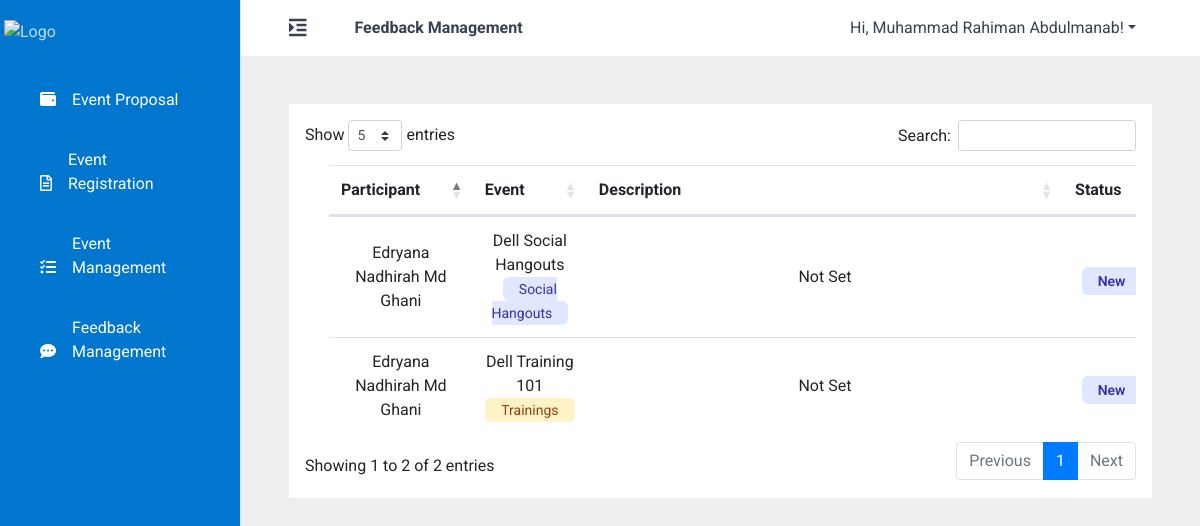
/app/pm/feedback_management (signed in), run on an earlier commit of the app's database.
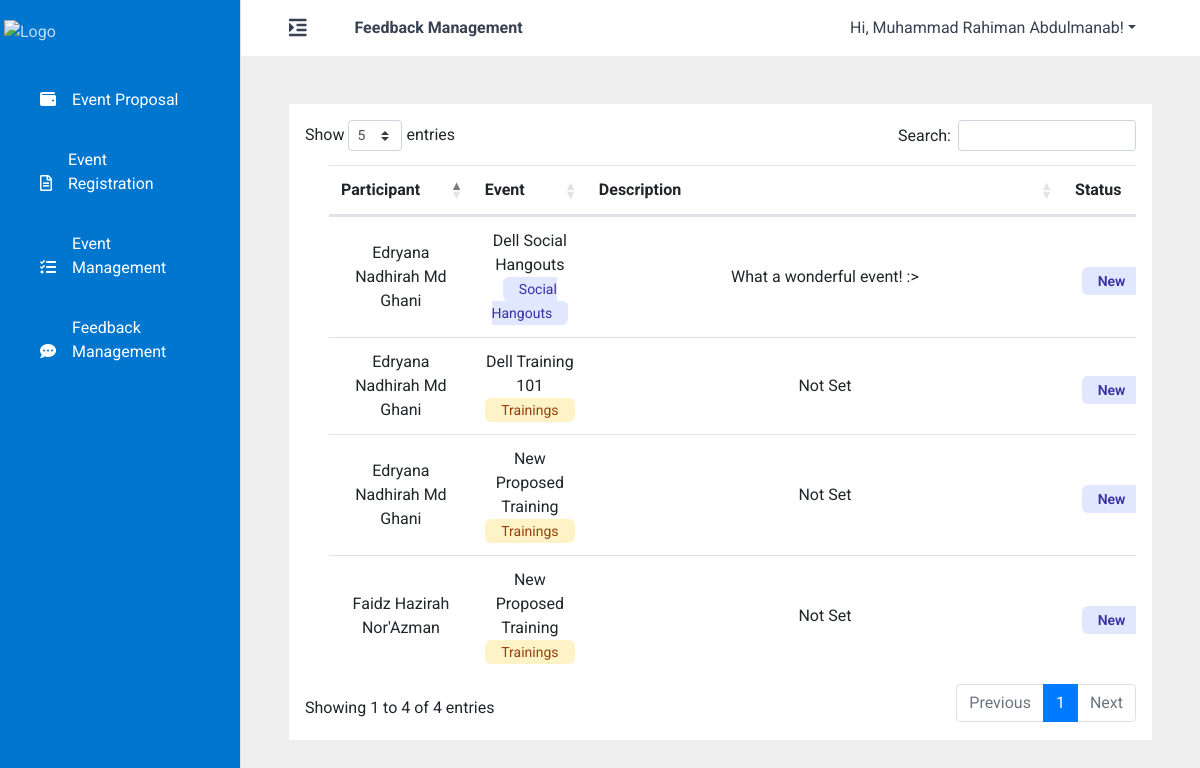
And on a later commit of the database.
### main/models.py (models this page shows, shortened)
class FeedbackPT(models.Model):
    participant_fk = models.ForeignKey(
        settings.AUTH_USER_MODEL,
        on_delete=models.CASCADE,
        related_name='participants'
    )
    event_fk = models.ForeignKey(
        'main.Event',
        on_delete=models.CASCADE
    )
    status_fk = models.ForeignKey(
        'main.Status',
        on_delete=models.CASCADE
    )
    description = models.TextField(max_length=1000, default='Not Set')

class Event(models.Model):
    name = models.CharField(max_length=100)
    category = models.ForeignKey(
        'main.Category',
        on_delete=models.CASCADE
    )
    start_datetime = models.DateTimeField(null=True, blank=True)
    end_datetime = models.DateTimeField(null=True, blank=True)
    reg_due_datetime = models.DateTimeField(null=True, blank=True)
    virtual = models.BooleanField(default=False)
    description = models.TextField(max_length=1000)
    venue_platform = models.CharField(max_length=100, default='Not Set')
    prog_mgr = models.ManyToManyField(settings.AUTH_USER_MODEL, related_name="prog_mgr")
    comm_lead = models.ManyToManyField(settings.AUTH_USER_MODEL)
    speaker = models.CharField(max_length=100, default='Not Set')
    status_fk = models.ForeignKey(
        'main.Status',
        on_delete=models.CASCADE,
        default=''
    )
    img_url = models.CharField(max_length=5000)

class Category(models.Model):
    name = models.CharField(max_length=50)

### account/models.py (models this page shows, shortened)
class Account(AbstractBaseUser, PermissionsMixin):
    username = None
    email = models.EmailField(max_length=60, unique=True)
    first_name = models.CharField(max_length=200, default="Not Set")
    last_name = models.CharField(max_length=200, default="Not Set")
    full_name = models.CharField(max_length=200, default="Not Set")
    phone_number = models.CharField(max_length=20, default="Not Set")
    department = models.ForeignKey("account.Department", on_delete=models.CASCADE)
    position = models.CharField(max_length=200, default="Not Set")
    role = models.ForeignKey("account.Role", on_delete=models.CASCADE)
    date_joined = models.DateTimeField(auto_now_add=True)
    last_login = models.DateTimeField(auto_now=True)
    is_active = models.BooleanField(default=True)
    is_staff = models.BooleanField(default=False)
    is_superuser = models.BooleanField(default=False)
    USERNAME_FIELD = 'email'
    REQUIRED_FIELDS = ['first_name', 'last_name', 'role', 'position', 'department']
    objects = AccountManager()

### account/decorators.py (the view)
		def wrapper_func(request, *args, **kwargs):
			if not request.user.is_authenticated:
				return redirect('unavailable_page')
			else:
				flag = False
				for i in range(len(allowed_role)):
					if request.user.role.role_name == allowed_role[i]:
						flag = True
				if (flag):
					return view_func(request, *args, **kwargs)
				else:
					return redirect('unavailable_page')

### main/views.py (called while the page is built)
@allowed_users(allowed_role=['Program Manager'])
@login_required(login_url='login')
def pm_event_feedback(request):
    if request.method == 'POST':
        print()
    else:
        context = {
            'fb_list': FeedbackPT.objects.all()
        }
        return render(request, 'pm_event_feedback.html', context)

### main/templates/pm_event_feedback.html (shortened to what this page needs)
{% extends "admin_base.html" %}
{% load static %}
    {% block page-title %}
    <h2>Feedback Management</h2>
    {% endblock %}
    {% block body %}
    <section class="m-5 bg-white p-3">
            <table id="pm-feedback-table" class="table m-6 divide-y divide-gray-200 align-middle" style="width:100%;">
                <thead>
                    <tr>
                        <th>Participant</th>
                        <th>Event</th>
                        <th>Description</th>
                        <th>Status</th>
                    </tr>
                </thead>
                <tbody class="text-center">
                    {% for fb in fb_list %}
                    <tr>
                        <td>{{ fb.participant_fk.full_name }}</td>
                        <td>
                            <div>
                                {{ fb.event_fk.name }}
                            </div>
                            {% if fb.event_fk.category.name == 'Trainings' %}
                            <span class="text-sm rounded-md bg-yellow-100 text-yellow-800 px-3 py-1">
                                {{ fb.event_fk.category.name }}
                            </span>
                            {% elif fb.event_fk.category.name == 'Social Hangouts' %}
                            <span class="text-sm rounded-md bg-indigo-100 text-indigo-800 px-3 py-1">
                                {{ fb.event_fk.category.name }}
                            </span>
                            {% elif fb.event_fk.category.name == 'Volunteering' %}
                            <span class="text-sm rounded-md bg-green-100 text-green-800 px-3 py-1">
                                {{ fb.event_fk.category.name }}
                            </span>
                            {% elif fb.event_fk.category.name == 'Summits' %}
                            <span class="text-sm rounded-md bg-red-100 text-red-800 px-3 py-1">
                                {{ fb.event_fk.name.category.name }}
                            </span>
                            {% endif %}
                        </td>
                        <td>{{ fb.description }}</td>
                        <td>
                            {% if fb.event_fk.name.status_fk.name == 'Completed' %}
                            <span
                                class="mt-2 text-sm px-2 inline-flex font-semibold rounded-md bg-green-100 text-green-800 px-3 py-1">Completed</span>
                            {% else %}
                            <span
                                class="mt-2 text-sm px-2 inline-flex font-semibold rounded-md bg-indigo-100 text-indigo-800 px-3 py-1">New</span>
                            {% endif %}
                        </td>
                    </tr>
                    {% endfor %}
                </tbody>
            </table>
    </section>
    {% endblock %}

What changed in the data, as far as the page shows it:
changed FeedbackPT "Dell Social Hangouts": description "Not Set" → "What a wonderful event! :>"
added FeedbackPT: participant_fk.full_name "Faidz Hazirah Nor'Azman", event_fk.name "New Proposed Training", event_fk.category.name "Trainings", description "Not Set"
added FeedbackPT: participant_fk.full_name "Edryana Nadhirah Md Ghani", event_fk.name "New Proposed Training", event_fk.category.name "Trainings", description "Not Set"
Also different on the page:
text written by a page script: "Show entries Search: Showing 1 to 2 of 2 entries Previous 1 Next" → "Show entries Search: Showing 1 to 4 of 4 entries Previous 1 Next"
